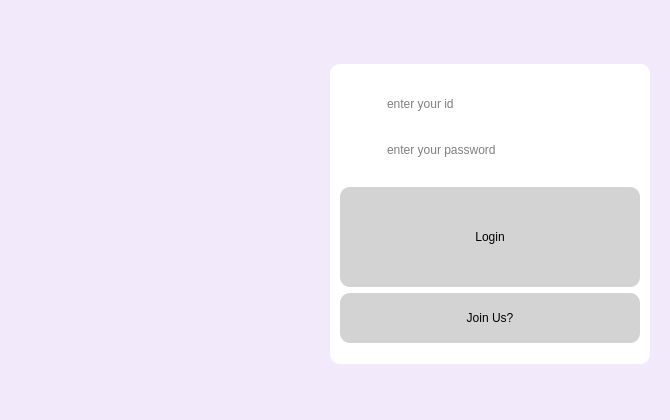
<?xml version="1.0" encoding="UTF-8"?>
<ui version="4.0">
 <class>Widget</class>
 <widget class="QWidget" name="Widget">
  <property name="geometry">
   <rect>
    <x>0</x>
    <y>0</y>
    <width>670</width>
    <height>420</height>
   </rect>
  </property>
  <property name="sizePolicy">
   <sizepolicy hsizetype="Fixed" vsizetype="Fixed">
    <horstretch>0</horstretch>
    <verstretch>0</verstretch>
   </sizepolicy>
  </property>
  <property name="minimumSize">
   <size>
    <width>670</width>
    <height>420</height>
   </size>
  </property>
  <property name="maximumSize">
   <size>
    <width>670</width>
    <height>420</height>
   </size>
  </property>
  <property name="windowTitle">
   <string>ChatTime Login</string>
  </property>
  <property name="styleSheet">
   <string notr="true">background-color: rgb(242, 233, 250);</string>
  </property>
  <layout class="QHBoxLayout" name="horizontalLayout_3">
   <property name="topMargin">
    <number>20</number>
   </property>
   <item>
    <layout class="QHBoxLayout" name="horizontalLayout">
     <item>
      <spacer name="horizontalSpacer">
       <property name="orientation">
        <enum>Qt::Horizontal</enum>
       </property>
       <property name="sizeHint" stdset="0">
        <size>
         <width>40</width>
         <height>20</height>
        </size>
       </property>
      </spacer>
     </item>
     <item>
      <widget class="QLabel" name="label_2">
       <property name="minimumSize">
        <size>
         <width>300</width>
         <height>400</height>
        </size>
       </property>
       <property name="maximumSize">
        <size>
         <width>300</width>
         <height>400</height>
        </size>
       </property>
       <property name="text">
        <string/>
       </property>
       <property name="pixmap">
        <pixmap resource="resources.qrc">:/images/loginreg.png</pixmap>
       </property>
       <property name="scaledContents">
        <bool>true</bool>
       </property>
      </widget>
     </item>
     <item>
      <widget class="QWidget" name="widget_2" native="true">
       <layout class="QVBoxLayout" name="verticalLayout">
        <item>
         <widget class="QWidget" name="widget" native="true">
          <property name="minimumSize">
           <size>
            <width>320</width>
            <height>300</height>
           </size>
          </property>
          <property name="maximumSize">
           <size>
            <width>320</width>
            <height>300</height>
           </size>
          </property>
          <property name="styleSheet">
           <string notr="true">
border-radius: 10px;
background-color: white;
</string>
          </property>
          <layout class="QHBoxLayout" name="horizontalLayout_2">
           <item>
            <layout class="QVBoxLayout" name="verticalLayout_2">
             <item>
              <layout class="QGridLayout" name="gridLayout">
               <item row="0" column="1">
                <widget class="QLineEdit" name="idInput">
                 <property name="placeholderText">
                  <string>enter your id</string>
                 </property>
                </widget>
               </item>
               <item row="1" column="0">
                <widget class="QLabel" name="passwordLabel">
                 <property name="minimumSize">
                  <size>
                   <width>40</width>
                   <height>40</height>
                  </size>
                 </property>
                 <property name="maximumSize">
                  <size>
                   <width>40</width>
                   <height>40</height>
                  </size>
                 </property>
                 <property name="text">
                  <string/>
                 </property>
                 <property name="pixmap">
                  <pixmap resource="resources.qrc">:/images/password2.svg</pixmap>
                 </property>
                 <property name="scaledContents">
                  <bool>true</bool>
                 </property>
                </widget>
               </item>
               <item row="1" column="1">
                <widget class="QLineEdit" name="passwordInput">
                 <property name="echoMode">
                  <enum>QLineEdit::Password</enum>
                 </property>
                 <property name="placeholderText">
                  <string>enter your password</string>
                 </property>
                </widget>
               </item>
               <item row="0" column="0">
                <widget class="QLabel" name="usernameLabel">
                 <property name="sizePolicy">
                  <sizepolicy hsizetype="Fixed" vsizetype="Fixed">
                   <horstretch>0</horstretch>
                   <verstretch>0</verstretch>
                  </sizepolicy>
                 </property>
                 <property name="minimumSize">
                  <size>
                   <width>40</width>
                   <height>40</height>
                  </size>
                 </property>
                 <property name="maximumSize">
                  <size>
                   <width>40</width>
                   <height>40</height>
                  </size>
                 </property>
                 <property name="text">
                  <string/>
                 </property>
                 <property name="pixmap">
                  <pixmap resource="resources.qrc">:/images/username2.svg</pixmap>
                 </property>
                 <property name="scaledContents">
                  <bool>true</bool>
                 </property>
                </widget>
               </item>
              </layout>
             </item>
             <item>
              <layout class="QGridLayout" name="gridLayout_2">
               <item row="0" column="0">
                <widget class="QPushButton" name="loginBtn">
                 <property name="sizePolicy">
                  <sizepolicy hsizetype="Fixed" vsizetype="Fixed">
                   <horstretch>0</horstretch>
                   <verstretch>0</verstretch>
                  </sizepolicy>
                 </property>
                 <property name="minimumSize">
                  <size>
                   <width>300</width>
                   <height>100</height>
                  </size>
                 </property>
                 <property name="maximumSize">
                  <size>
                   <width>300</width>
                   <height>100</height>
                  </size>
                 </property>
                 <property name="styleSheet">
                  <string notr="true">QPushButton {
        border: none;
        background-color: lightgray;
    }
    QPushButton:hover {
        background-color: gray;
    }
    QPushButton:pressed {
        background-color: darkgray;
    }</string>
                 </property>
                 <property name="text">
                  <string>Login</string>
                 </property>
                </widget>
               </item>
               <item row="1" column="0">
                <widget class="QPushButton" name="regosterBtn">
                 <property name="sizePolicy">
                  <sizepolicy hsizetype="Fixed" vsizetype="Fixed">
                   <horstretch>0</horstretch>
                   <verstretch>0</verstretch>
                  </sizepolicy>
                 </property>
                 <property name="minimumSize">
                  <size>
                   <width>300</width>
                   <height>50</height>
                  </size>
                 </property>
                 <property name="maximumSize">
                  <size>
                   <width>300</width>
                   <height>50</height>
                  </size>
                 </property>
                 <property name="styleSheet">
                  <string notr="true">QPushButton {
        border: none;
        background-color: lightgray;
    }
    QPushButton:hover {
        background-color: gray;
    }
    QPushButton:pressed {
        background-color: darkgray;
    }</string>
                 </property>
                 <property name="text">
                  <string>Join Us?</string>
                 </property>
                </widget>
               </item>
              </layout>
             </item>
            </layout>
           </item>
          </layout>
         </widget>
        </item>
       </layout>
      </widget>
     </item>
    </layout>
   </item>
  </layout>
 </widget>
 <resources>
  <include location="resources.qrc"/>
 </resources>
 <connections/>
</ui>
